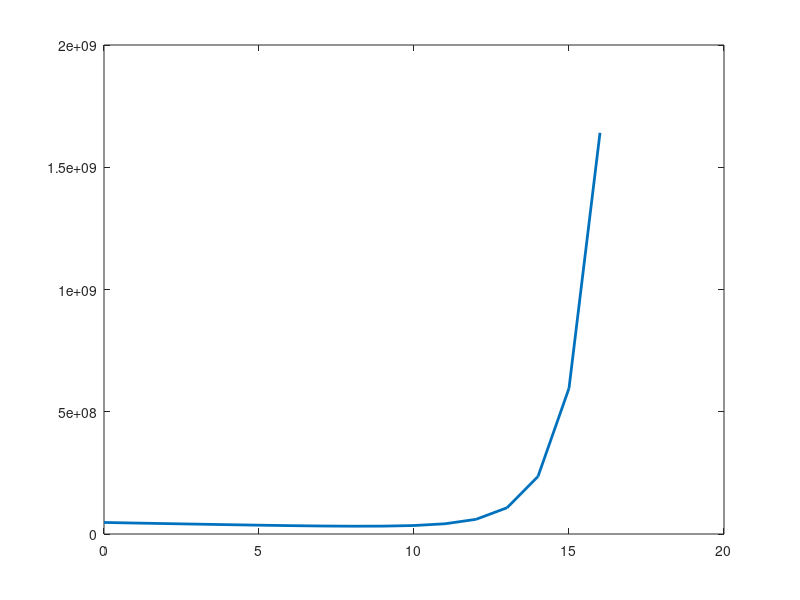

This figure's MATLAB source:
clear
close all
clc

%% Parameters Definition
n = 16;             % Number of stages
m = 0 : 16;         % Number of Kernel stages
N = 2^n;           % Number of Degrees

C_add = 1;          % Cost of an adder/subtractor
C_mul = 10;         % Cost of a multiplier
C_cmp = 1;          % Cost of a comparator

%% Computation of the cost of the model
% TotalModMul = N .* (n-m+2) + 2.^(n-m) .* 3.^(m);
TotalModMul = N .* (n-m+2) + 3.^(m);
TotalModAdd = N .* (n-m) + 2.^(n-m) .* (3.^(m) - 2.^(m)) + 2^(n+1) - 2.^(n-m+1) .* (1+m);
TotalModSub = N .* (n-m) + 2.^(n+1) - 2.^(n-m+2) - 2.^(n-m+1) .* m;

TotalAddOps = 2 * (TotalModAdd + TotalModSub) + 3 * TotalModMul;
TotalMulOps = 3 * TotalModMul;
TotalCmpOps = (TotalModAdd + TotalModSub) + 2 * TotalModMul;

TotalCost = C_add * TotalAddOps + C_mul * TotalMulOps + C_cmp * TotalCmpOps;

%% Display of the results
plot(m, TotalCost, 'LineWidth', 2);
fprintf('The minimum cost is %d, when m = %d.\n', min(TotalCost), m(TotalCost == min(TotalCost)));
